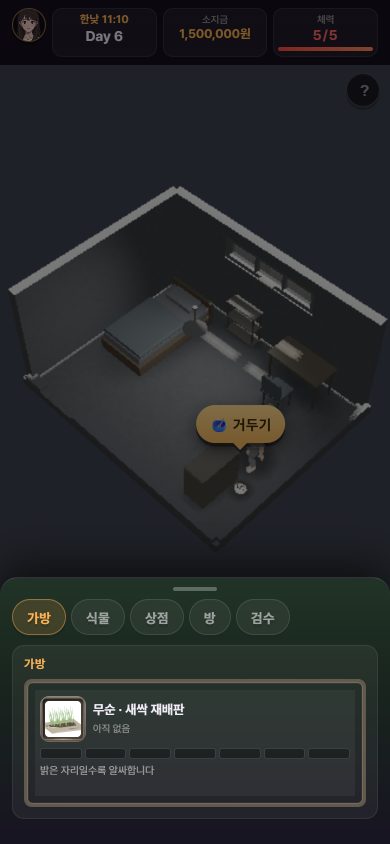
#> input picture docs/engine/shots/cells_musun7.png, 780 x 1688 px (shown at 1/2 size); its folder holds only this picture in this run
$ python check_shot_anomaly.py ../docs/engine/shots/cells_musun7.png
#> lines starting #> are read from the running program, lines starting #| are printed output that depends on the picture
# -*- coding: utf-8 -*-
"""스크린샷에서 **눈에 띄게 이상한 것**을 자동으로 짚는다.

2026-08-23 밤 · [Char] 이 [core] 하네스를 도우려고 만들었다.

■ 무엇을 하는 자인가

[core] 가 게임을 헤드리스로 돌려 자리마다 그림을 쌓는다. 아침에 사용자가 훑으신다.
그런데 **수백 장을 사람이 다 보는 것은 못 한다.** 이 자는 **먼저 훑어서 의심스러운 것만
앞으로 끌어낸다.** 사람의 눈을 대신하는 것이 아니라 **볼 순서를 정해 준다.**

■ 무엇을 못 하는가 — ★ 먼저 읽을 것

**「보기에 어색한 것」은 못 잡는다.** 손가락이 엉뚱한 데를 짚는다든지, 대사가 상황과 안 맞는다든지,
그림이 촌스럽다든지는 **사람만 안다.** 이 자가 잡는 것은 **화면이 깨진 것**뿐이다:

    빈 화면 · 단색 화면 · 새까맣거나 새하얀 화면 · 아무것도 안 그려진 화면 ·
    앞 컷과 한 픽셀도 안 바뀐 화면(멈춤) · 글자가 배경에 묻힌 자리

  그리고 **곁파일(`.json`)이 있으면** 픽셀로 못 보는 것까지 본다 —
  화면에 뜬 오류 문구 · 부팅 실패 · 가로 넘침 ·
  ★ **눌러야 하는 것이 다른 것에 가려짐** · 화면 밖 · 글자 잘림 · 손가락에 작음.
  그 갈래는 `shoot_screens.mjs` 가 찍을 때 **DOM 으로 재어** 남긴다.

⇒ **통과했다고 「괜찮다」가 아니다. 「깨지진 않았다」다.** 그 둘을 섞으면 안 된다.

■ 문턱을 어떻게 정했나 — ★ 지어내지 않았다

`docs/engine/shots/**` 의 **이미 찍어 둔 그림 437장**에 대고 재서 정했다.
그것들은 사람이 보고 넘어간 것이라 **「정상」의 표본**이다.
`--selftest` 가 그 표본을 다시 재서 **정상이 안 걸리는지** 확인한다.

■ 쓰는 법

    python tools/check_shot_anomaly.py <폴더 또는 파일...>
    python tools/check_shot_anomaly.py --selftest      # ★ 자부터 검사한다
    python tools/check_shot_anomaly.py --calibrate <폴더>   # 표본으로 문턱 다시 재기
    python tools/check_shot_anomaly.py --compare <폴더>     # ⚠ 폐기됨(설계가 틀렸다)
"""
import os, sys, glob, collections, io

try:
    sys.stdout.reconfigure(encoding='utf-8')
except Exception:
    pass

import numpy as np
from PIL import Image

# ── 문턱 — `--calibrate` 로 실제 표본에서 재어 정한 값 ──────────────────
# 실측(표본 437장): 표준편차 최소 7.64 · 평균 최소 17.09 · 엣지 최소 0.0000 · 가장자리 최대 0.283
FLAT_STD      = 6.0     # 표준편차가 이보다 낮으면 단색에 가깝다 (표본 최소 7.64 바깥)
DARK_MEAN     = 15.0    # 평균이 이보다 낮으면 새까맣다 (표본 최소 17.09 바깥)
BRIGHT_MEAN   = 242.0   # 이보다 높으면 새하얗다
# ★ 엣지만은 표본 최소(0.0000)에 맞추지 **않았다.**
#   표본 중에 엣지가 0인 그림이 실제로 있는데, 그건 「정상」이 아니라
#   **아무도 안 본 깨진 그림**일 수 있다. 문턱으로 덮으면 그걸 숨긴다.
#   ⇒ 5% 분위(0.0192)보다 훨씬 낮은 0.005 에 두어 **정말 빈 것만** 걸리게 했다.
EDGE_MIN      = 0.005
BORDER_FLAT   = 0.34    # 가장자리 단색 띠가 화면의 이 비율을 넘으면 잘렸다
SAME_MAXDIFF  = 0.5     # 앞 컷과 평균 절대차가 이보다 작으면 안 바뀐 것이다


def load(p):
    im = Image.open(p).convert('RGB')
    # ★ 크기를 줄여서 잰다.
    #   ⚠ 안 줄였다가 물렀다 — 1136px 짜리 또렷한 방 그림이 「그려진 것이 거의 없다」로
    #     걸렸다. 큰 그림은 **인접 화소 차가 작아서** 경계가 안 잡힌다(부드럽게 그려지므로).
    #     열어 보니 가구가 가득한 정상 화면이었다.
    #   줄이면 경계가 모여서 제대로 잡히고, 덤으로 빨라진다.
    if im.width > 384:
        im = im.resize((384, max(1, int(im.height * 384 / im.width))), Image.BILINEAR)
    a = np.asarray(im, dtype=np.float32)
    g = a[..., 0] * 0.299 + a[..., 1] * 0.587 + a[..., 2] * 0.114
    return a, g


def edge_ratio(g):
    """엣지 화소 비율 — 무엇이든 그려져 있으면 경계가 생긴다.

    ★ 문턱을 **그림의 밝기 폭에 맞춘다.** 고정값(12)을 쓰면 **어두운 장면이 통째로 걸린다** —
      밤 화면은 진짜 경계도 밝기 차가 4~5밖에 안 되기 때문이다.
    ⚠ 실제로 `outside_win_night.png` 가 「그려진 것이 거의 없다」로 걸렸는데,
      열어 보니 **가구가 멀쩡히 보이는 정상 밤 장면**이었다. 헛걸림이었다.
      오늘 유령 자에서 겪은 것과 같다 — **바깥에서 가져온 고정 숫자는 맥락을 안 탄다.**"""
    lo, hi = np.percentile(g, 1), np.percentile(g, 99)
    thr = max(3.0, 0.10 * (hi - lo))
    dx = np.abs(np.diff(g, axis=1))
    dy = np.abs(np.diff(g, axis=0))
    n = (dx > thr).sum() + (dy > thr).sum()
    return n / float(g.size)


def border_flat_ratio(g):
    """가장자리에서 안쪽으로 단색이 얼마나 이어지나 — 잘린 화면·검은 띠를 잡는다."""
    h, w = g.shape
    def run(line_iter, total):
        n = 0
        for ln in line_iter:
            if ln.std() < 2.0:
                n += 1
            else:
                break
        return n / float(total)
    top = run((g[i, :] for i in range(h)), h)
    bot = run((g[h - 1 - i, :] for i in range(h)), h)
    left = run((g[:, i] for i in range(w)), w)
    right = run((g[:, w - 1 - i] for i in range(w)), w)
    return max(top + bot, left + right)


def low_contrast_bands(g, bands=8):
    """가로 띠로 잘라 국소 대비가 유난히 낮은 자리를 센다.

    글자가 배경에 묻히면 그 띠의 대비가 주저앉는다. **글자를 읽는 것이 아니라
    「읽을 수 있을 만한 대비가 있나」만 본다.** 그래서 헛걸림이 있다."""
    h = g.shape[0]
    out = []
    for i in range(bands):
        b = g[h * i // bands:h * (i + 1) // bands, :]
        if b.size and b.std() < 4.0:
            out.append(i)
    return out


def sidecar(path):
    """★ 그림 옆의 `.json` 을 읽는다 — **픽셀로는 글자를 못 읽는다.**

    ⚠ 실제로 겪었다. 7해상도를 나란히 띄웠다가 **부팅에 실패한 붉은 오류 상자**를 찍었는데
      이 자가 「안 깨졌다」로 통과시켰다. 오류 화면은 **깨져 보이지 않는다.**
      글자를 읽는 것은 픽셀이 아니라 **DOM 이 할 일**이라, `shoot_screens.mjs` 가 찍을 때
      화면 상태를 곁파일로 남기게 했다. 여기서 그걸 읽는다.

    곁파일이 없으면 조용히 넘어간다 — 남이 찍은 그림도 이 자로 볼 수 있어야 한다."""
    j = path.rsplit('.', 1)[0] + '.json'
    if not os.path.exists(j):
        return None
    try:
        import json
        return json.load(io.open(j, encoding='utf-8'))
    except Exception:
        return None


def check(path, prev_gray=None):
    a, g = load(path)
    bad, note = [], []

    st = sidecar(path)
    if st and st.get('ready') is False:
        # ★★ **잴 수 있는 판인가**를 먼저 본다. 갈래가 아니다.
        #   게임이 안 뜬 화면에서 나온 「가려짐」·「화면 밖」은 **답이 아니라 잡음**이다.
        #   ⚠ 실제로 넷이 그 상태에서 나온 목록이었고, [Asset] 이 오류 문구를 읽어
        #     "모듈 파일을 읽지 못했습니다" 를 찾을 때까지 아무도 몰랐다.
        #   ⇒ 「이 0 은 없다인가 비었다인가」 — **안 뜬 화면의 0 은 답이 아니다.**
        bad.append('★ 게임이 안 떴다 — 이 컷으로는 레이아웃을 판정할 수 없다')
        for line in (st.get('errorLines') or [])[:2]:
            bad.append('   화면 문구: %s' % line)
        return bad, note, load(path)[1]
    if st:
        if st.get('errorText') or st.get('errorBox'):
            bad.append('화면에 오류 문구가 떠 있다')
            for line in (st.get('errorLines') or [])[:2]:
                bad.append('   화면 문구: %s' % line)
        if st.get('scrollX'):
            bad.append('가로로 넘친다(내용이 폭을 벗어났다)')
        # ★ 「눌러야 하는 것이 가려졌나」 — [Asset] 이 눈으로 짚은 갈래(2026-08-23).
        #   픽셀로는 절대 못 본다. 찍을 때 DOM 으로 재어 곁파일에 남긴 것을 읽는다.
        #   08-22 민원 「해상도에 따라 [다음 날] 버튼 클릭 오류」가 이 갈래로 보인다.
        for key, msg in (('occluded', '★ 눌러야 하는 것이 가려졌다'),
                         ('partly',   '★ 절반 넘게 가려졌다'),
                         ('offscreen', '누를 것이 화면 밖에 있다'),
                         ('outside',  '부모 밖으로 삐져나가 잘렸다'),
                         ('clipped',  '글자가 잘렸다'),
                         ('dupText',  '같은 문구가 두 번 나온다')):
            v = st.get(key) or []
            if v:
                bad.append('%s: %s' % (msg, ', '.join(v[:3])))
        # ★ 정상인 까닭들 — 짚지 않고 **참고로만** 적는다. 이것을 「가려짐」으로 세면 안 된다.
        for key, msg in (('inClosedPanel', '닫힌 패널 안(정상)'),
                         ('coveredBySheet', '시트가 열려 그 아래(정상)'),
                         ('coveredByModal', '모달이 떠 있음(정상)'),
                         ('coveredByAnim',  '연출이 덮는 중(정상)'),
                         ('disabledOff',   '일부러 꺼둠(정상일 수 있음)')):
            v = st.get(key) or []
            if v:
                note.append('%s %d개' % (msg, len(v)))
        if st.get('animating'):
            note.append('★ 찍는 순간 연출이 돌고 있었다 — 이 컷의 가려짐 판정은 믿지 말 것')
        if st.get('talking'):
            # ★ 대사 중에는 `#stage.talking ~ #bottom` 이 하단을 통째로 잠근다(game.html:816).
            #   그 상태의 「하단이 안 보인다/안 눌린다」는 **규칙대로**이지 병이 아니다.
            #   ⚠ [Asset] 이 바로 그것으로 틀렸고(「다음 날」을 가려짐으로 올렸다 물림),
            #     나도 같은 데서 틀렸다. 그래서 **판정을 참고로 낮춘다.**
            note.append('대사 중이었다(.talking) — 하단 관련 판정은 규칙대로일 수 있다')
            bad[:] = [b for b in bad if '가려졌다' not in b or 'dlgText' not in b]
        tiny = st.get('tiny') or []
        if tiny:
            note.append('손가락에 작다(32px 미만) %d개: %s' % (len(tiny), ', '.join(tiny[:3])))
    m, s = float(g.mean()), float(g.std())

    if s < FLAT_STD:
        bad.append('단색에 가깝다(표준편차 %.1f)' % s)
    if m < DARK_MEAN:
        bad.append('새까맣다(평균 %.0f)' % m)
    if m > BRIGHT_MEAN:
        bad.append('새하얗다(평균 %.0f)' % m)

    e = edge_ratio(g)
    if e < EDGE_MIN:
        bad.append('그려진 것이 거의 없다(엣지 %.3f%%)' % (e * 100))

    bf = border_flat_ratio(g)
    if bf > BORDER_FLAT:
        bad.append('가장자리 단색 띠가 %.0f%%' % (bf * 100))

    lb = low_contrast_bands(g)
    if lb:
        note.append('대비가 낮은 가로띠 %d개(글자가 묻혔을 수 있다)' % len(lb))

    if prev_gray is not None and prev_gray.shape == g.shape:
        d = float(np.abs(g - prev_gray).mean())
        if d < SAME_MAXDIFF:
            bad.append('앞 컷과 사실상 같다(평균차 %.2f) — 화면이 안 넘어갔나' % d)

    return bad, note, g


# [129 lines left out: functions calibrate, selftest, compare_resolutions, _is_portrait, not called in this run]


def main():
    args = [a for a in sys.argv[1:] if not a.startswith('--')]
    if '--selftest' in sys.argv:
        sys.exit(0 if selftest() else 1)
    paths = []
    for a in args or ['docs/engine/shots']:
        if os.path.isdir(a):
            paths += sorted(glob.glob(os.path.join(a, '**', '*.png'), recursive=True))
        else:
            paths.append(a)
    if '--calibrate' in sys.argv:
        return calibrate(paths)
    if '--compare' in sys.argv:
        return compare_resolutions(args[0] if args else 'docs/engine/shots/qa')

    prev = None
    hits = 0
    for p in paths:
        try:
            b, note, g = check(p, prev)
#> in load, im is the input picture: PIL image 780x1688 RGB; mean R, G, B 38.7, 41.6, 42.9
#> in load, `im = im.resize((384, max(1, int(im.height * 384 / im.width))), Image.B..`:
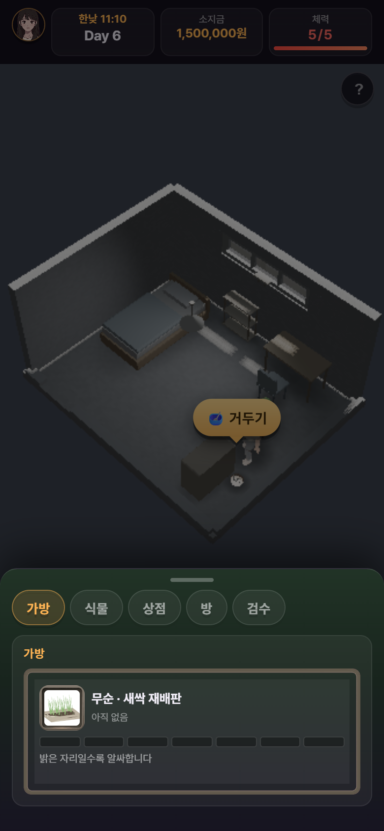
#> im: PIL image 384x831 RGB; mean R, G, B 38.8, 41.7, 42.9
#> in check, `m, s = float(g.mean()), float(g.std())`: m = 40.95; s = 22.78
#> in edge_ratio, `lo, hi = np.percentile(g, 1), np.percentile(g, 99)`: lo = 9.28; hi = 120
#> in edge_ratio, `thr = max(3.0, 0.10 * (hi - lo))`: thr = 11.07
#> in edge_ratio, `dx = np.abs(np.diff(g, axis=1))`:
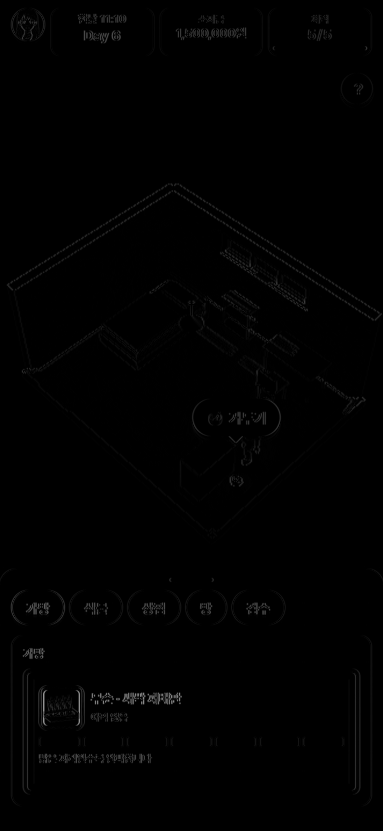
#> dx: shape (831, 383) float32; min 0, max 147.9, mean 1.3
#> in edge_ratio, `n = (dx > thr).sum() + (dy > thr).sum()`: n = 25321
#> in check, `e = edge_ratio(g)`: e = 0.0794
#> in border_flat_ratio, `top = run((g[i, :] for i in range(h)), h)`: top = 0.00963
#> in border_flat_ratio, `bot = run((g[h - 1 - i, :] for i in range(h)), h)`: bot = 0.0289
#> in border_flat_ratio, `left = run((g[:, i] for i in range(w)), w)`: left = 0
#> in check, `bf = border_flat_ratio(g)`: bf = 0.0385
#> the loop in low_contrast_bands, `for i in range(bands):` made 8 passes
#> pass 1, in low_contrast_bands, `b = g[h * i // bands:h * (i + 1) // bands, :]`:
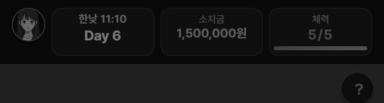
#> b: shape (103, 384) float32; min 6.05, max 120.2, mean 23.4
#> pass 2, in low_contrast_bands, `b = g[h * i // bands:h * (i + 1) // bands, :]`:
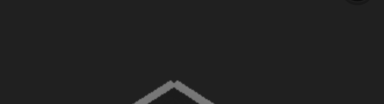
#> b: shape (104, 384) float32; min 12.57, max 121, mean 34
#> pass 3, in low_contrast_bands, `b = g[h * i // bands:h * (i + 1) // bands, :]`:
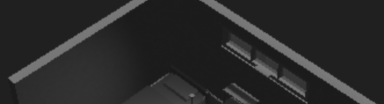
#> b: shape (104, 384) float32; min 25.18, max 121.9, mean 42.6
#> after the loop in low_contrast_bands, `for i in range(bands):`: out = []
#> b = []; note = []
        except Exception as e:
            print('  ?  %-46s 열지 못했다: %s' % (p, e)); continue
        prev = g
        if b:
            hits += 1
            print('★ %-46s %s' % (os.path.relpath(p), ' / '.join(b)))
        elif note:
            print('   %-46s (%s)' % (os.path.relpath(p), ' / '.join(note)))
    print()
    print('%d장 중 %d장이 걸렸다.' % (len(paths), hits))
    print('⚠ 안 걸린 것이 「괜찮다」는 뜻은 아니다. 깨진 것만 잡는다.')


if __name__ == '__main__':
    main()

$ run again, on docs/engine/shots/musunsow_two_trays.png
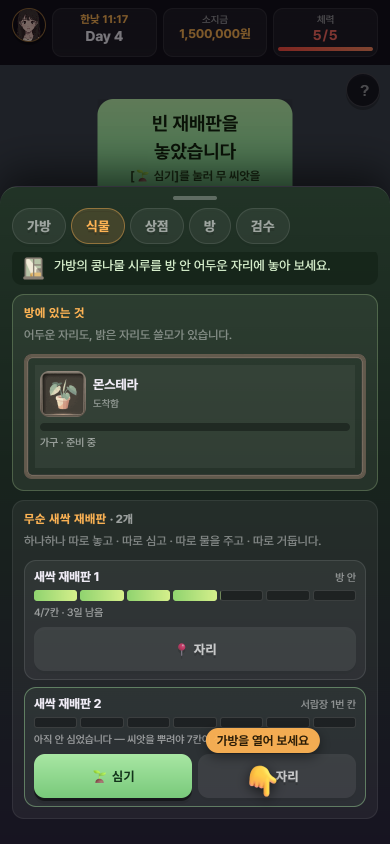
#> input picture docs/engine/shots/musunsow_two_trays.png, 780 x 1688 px (shown at 1/2 size)
#> in load, im is the input picture: PIL image 780x1688 RGB; mean R, G, B 48.1, 57.1, 49.9
#> im: PIL image 384x831 RGB
#> m = 53.75; s = 35.06
#> lo = 9.28; hi = 196.4
#> thr = 18.71
#> in edge_ratio, `dy = np.abs(np.diff(g, axis=0))`:
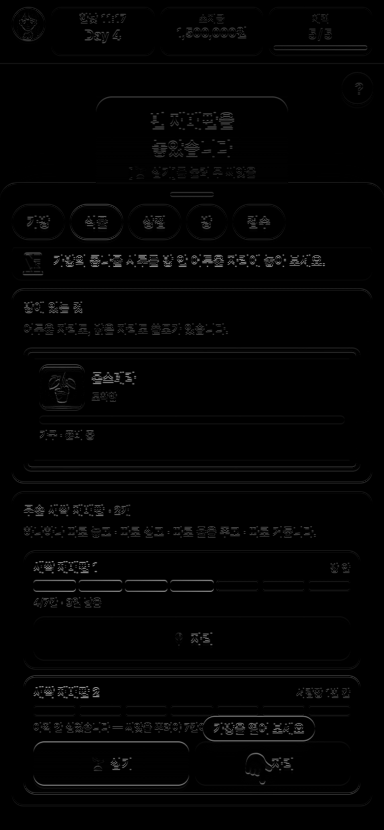
#> dy: shape (830, 384) float32; min 0, max 144.2, mean 3.6
#> n = 34709
#> e = 0.109
#> top = 0.00963
#> bot = 0.0289
#> left = 0
#> bf = 0.0385
#> the loop in low_contrast_bands, `for i in range(bands):` made 8 passes
#> pass 3, in low_contrast_bands, `b = g[h * i // bands:h * (i + 1) // bands, :]`:
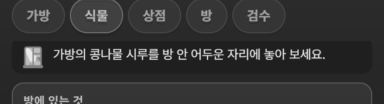
#> b: shape (104, 384) float32; min 31.26, max 234.5, mean 52.4
#> after the loop in low_contrast_bands, `for i in range(bands):`: out = []
